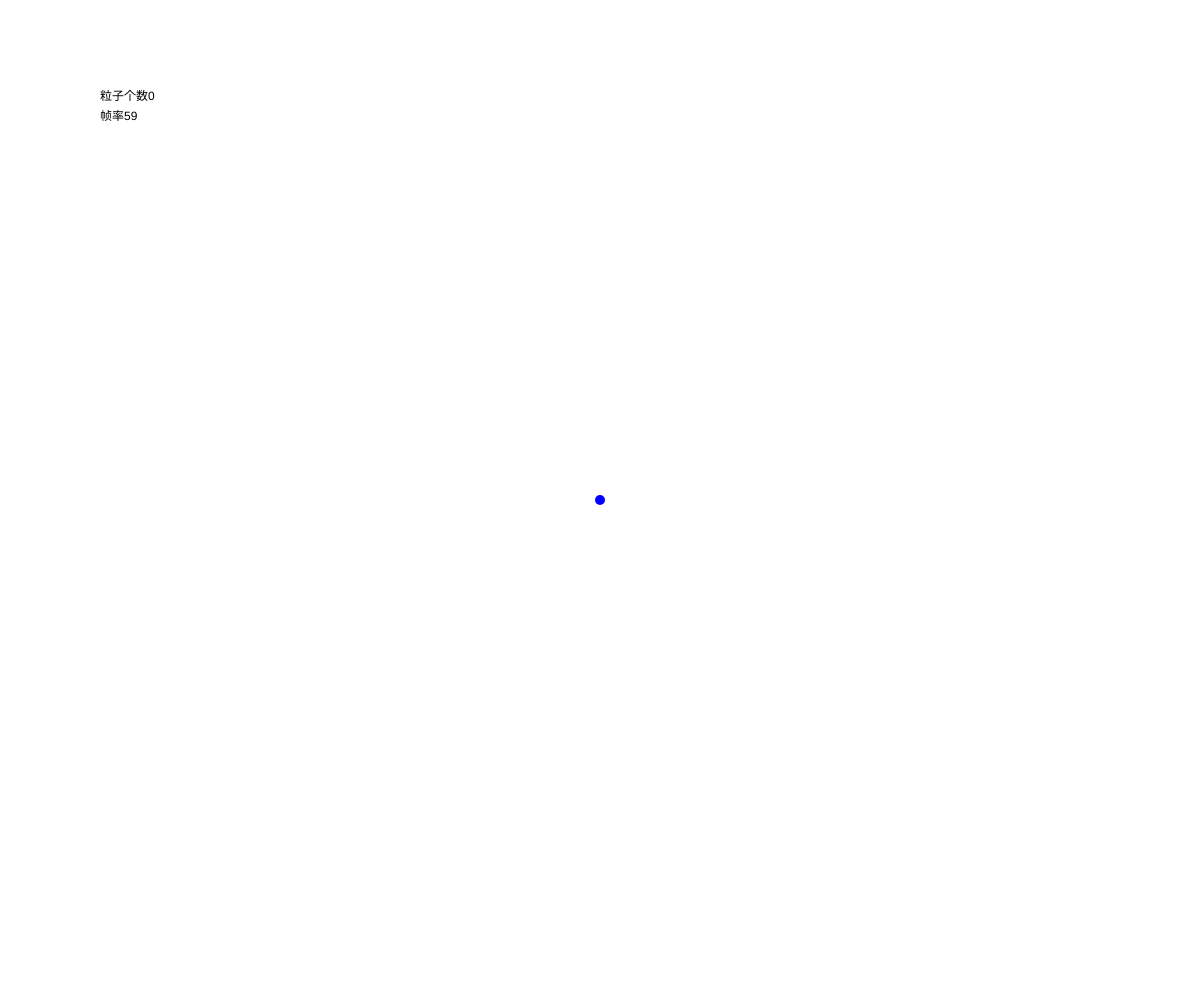
Frame 1 (no input)
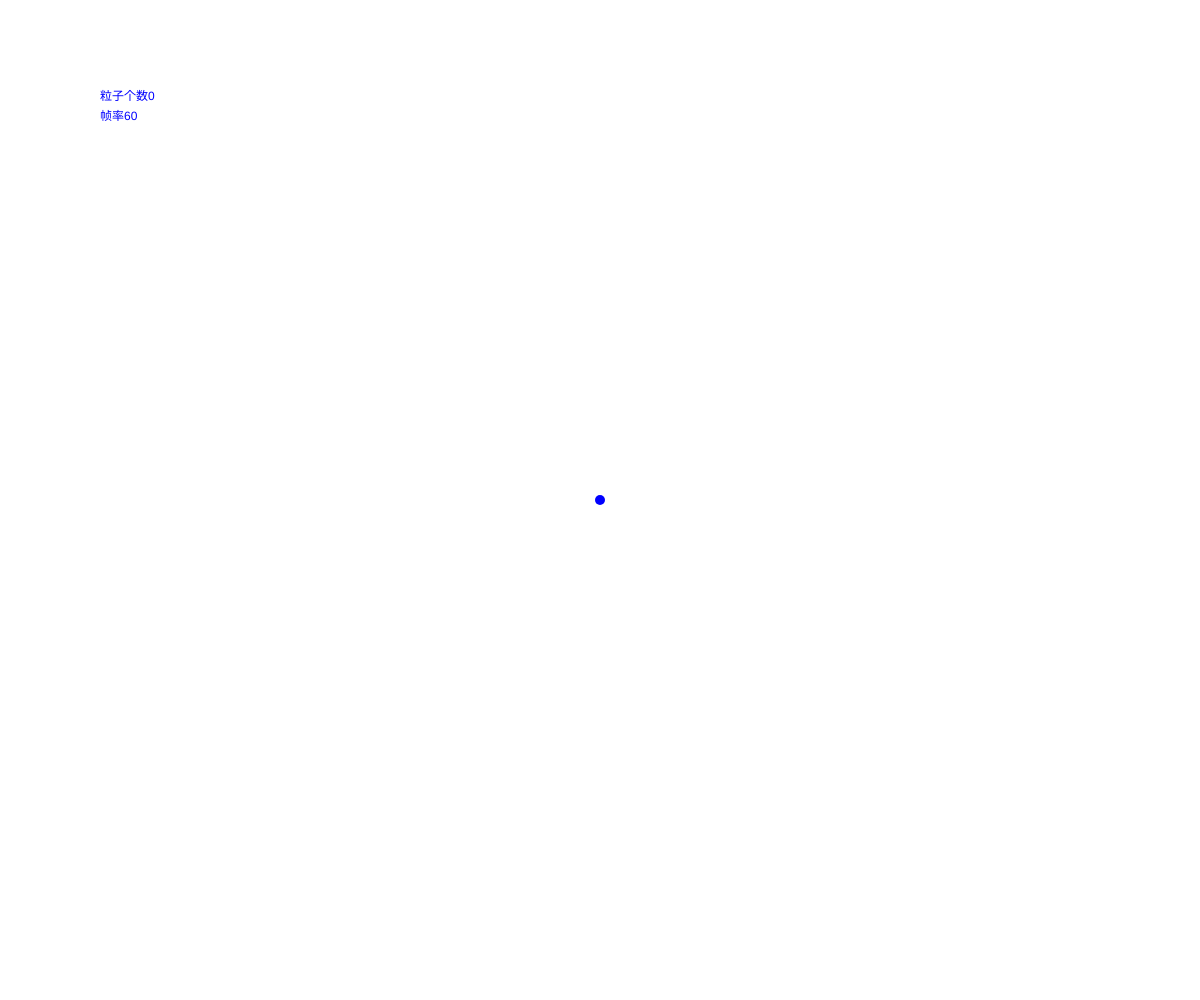
Frame 60 (no input)
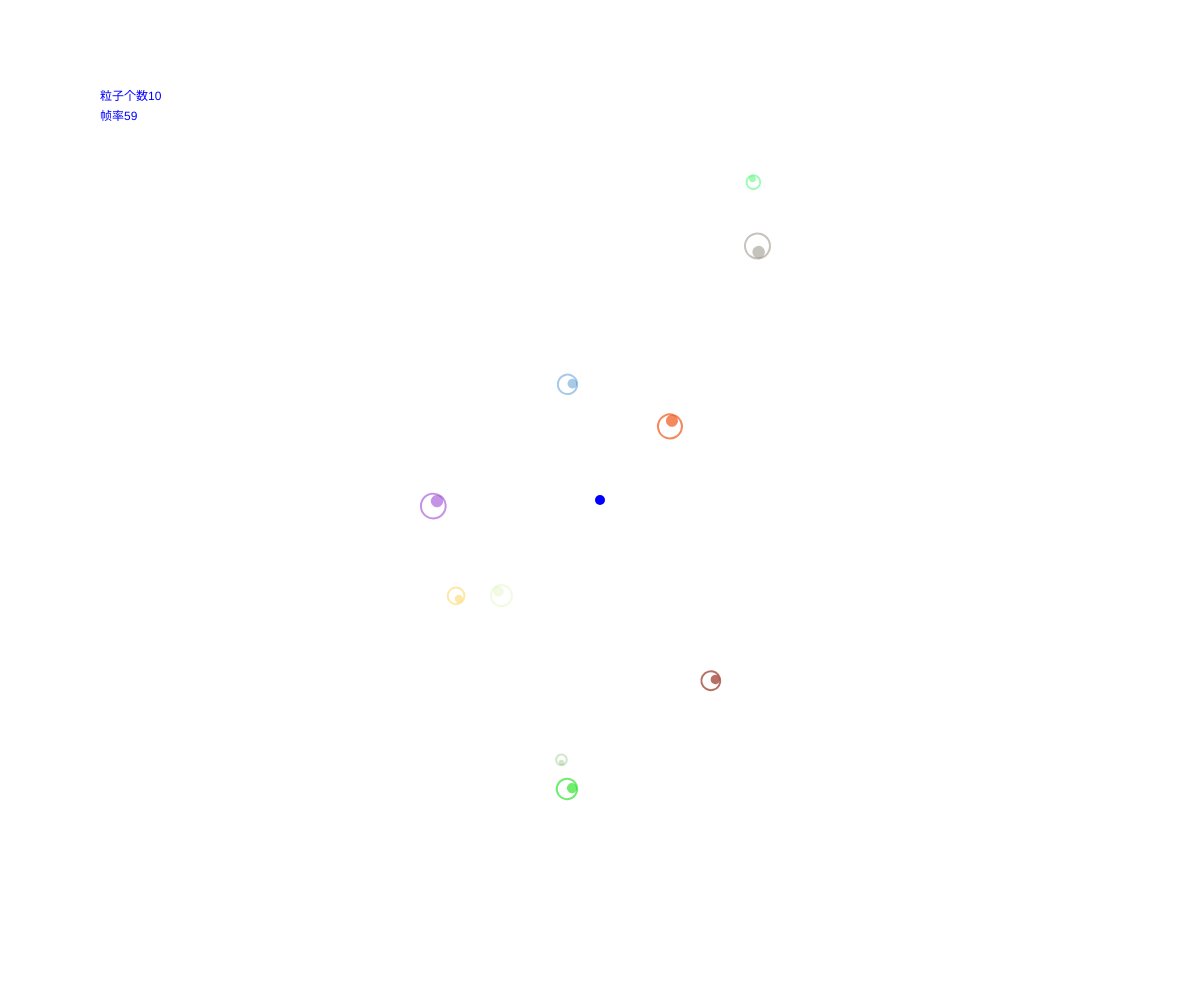
Frame 120 (the mouse pressed at the canvas centre since frame 60)

The p5.js sketch that drew these frames (run headless with seeded random() and noise() and a simulated clock; from frame 60 on, the mouse is pressed at the canvas centre):

// p5.js sketch
// ── sketch.js
class Particle{
  constructor(pos,size,lifespan){
    this.lifespan = lifespan;
    this.size = size;
    this.isDead = lifespan <= 0;

    this.pos = pos.copy();
    this.vel = createVector();
    this.acc = createVector();

    this.angle = random(0,Math.PI * 2);
    this.angleAcc = 0;
    this.angleVel = 0;

    this.color = color(random(0,255),random(0,255),random(0,255),255);
  }

  applyForce(force){
    this.acc.add(force);
  }

  applyRepeller(repeller){
    let dist = p5.Vector.dist(repeller.pos,this.pos);
    let f = map(dist,400,0,0,1);
    let dir = p5.Vector.sub(this.pos,repeller.pos).normalize();
    this.applyForce(dir.mult(f));
  }

  applyTorque(torque){
    this.angleAcc += torque;
  }

  update(){
    this.vel.add(this.acc);
    this.pos.add(this.vel);
    this.acc.mult(0);

    this.angleVel += this.angleAcc;
    this.angle += this.angleVel;

    this.lifespan -= 1;
    if(this.lifespan <= 0)  {
      this.isDead = true;
      this.lifespan = 0;
    }
  }

  display(){
    this.color.setAlpha(this.lifespan);
    push();
      translate(this.pos.x,this.pos.y);
      rotate(this.angle);

      stroke(this.color);
      strokeWeight(2);
      noFill();
      circle(0,0,this.size);
      fill(this.color);
      noStroke();
      circle(0,0+this.size/4,this.size/2);
    pop();
  }
}

class RectParticle extends Particle{
  constructor(pos,size,lifespan){
    super(pos,size,lifespan);
  }

  display(){
    this.color.setAlpha(this.lifespan);
    push();
      translate(this.pos.x,this.pos.y);
      rotate(this.angle);

      stroke(this.color);
      strokeWeight(2);
      noFill();
      rect(0,0,this.size,this.size);
      fill(this.color);
      noStroke();
      rect(0,0+this.size/4,this.size/2,this.size/2);
    pop();
  }
}

class ParticleSystem{
  constructor(){
    this.arr = [];
    this.pos = createVector(mouseX,mouseY);
  }

  generate(len){
    let rand = random(0,1);
    for(let i = 0;i < len;i ++){
      let life = random(100,300);
      let size = random(10,30);
      let randPos = p5.Vector.random2D().mult(random(30,60));
      let particle = null;
      if(rand > 0.5){
        particle = new Particle(randPos.add(this.pos),size,life);
      }else{
        particle = new RectParticle(randPos.add(this.pos),size,life);
      }
      this.arr.push(particle);
    }
  }

  applyRepeller(repeller){
    this.arr.forEach((p)=>{
      p.applyRepeller(repeller);
    });
  }

  getNum(){
    return this.arr.length;
  }

  applyForce(force){
    this.arr.forEach((p)=>{
      p.applyForce(force);
    });
  }

  applyTorque(torque){
    this.arr.forEach((p)=>{
      p.applyTorque(torque);
    });
  }

  run(){
    this.pos = createVector(mouseX,mouseY);
    text(`粒子个数${this.getNum()}`,100,100);
    text(`帧率${Math.floor(frameRate())}`,100,120);

    for(let i = this.arr.length - 1;i >= 0;i --){
      let item = this.arr[i];
      if(item.isDead){
        this.arr.splice(i,1);
      }
    }

    this.arr.forEach((p)=>{
      p.applyForce(p5.Vector.random2D());
      p.applyTorque(random(-0.1,0.1));
      p.update();
      p.display();
    });
  }
}

class Repeller{
  constructor(pos){
    this.pos = pos.copy();
  }

  display(){
    noStroke();
    fill('blue');
    circle(this.pos.x,this.pos.y,10);
  }
}

let particelSystem = null;
let canGen = true;
let repeller = null;
function setup() {
  createCanvas(windowWidth,windowHeight);
  particelSystem = new ParticleSystem();
  repeller = new Repeller(createVector(windowWidth/2,windowHeight/2));
}

function draw() {
  background(255);
  if(mouseIsPressed && canGen){
    canGen = false;
    particelSystem.generate(10);
  }

  particelSystem.run();
  particelSystem.applyRepeller(repeller);

  repeller.display();
}

function mouseReleased(){
  canGen = true;
}
